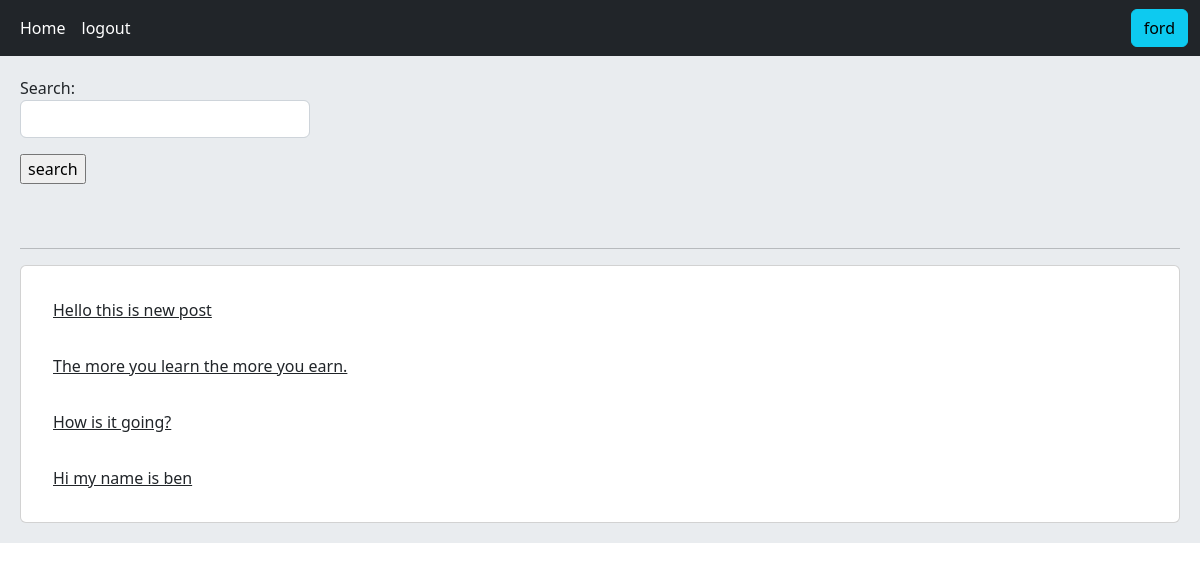
Screenshot of / (signed in) with the database file from the repository.
### home/models.py (models this page shows, shortened)
class Post(models.Model):
    user = models.ForeignKey(User, on_delete=models.CASCADE, related_name='posts')
    title = models.CharField(max_length=100, null=True, blank=True)
    body = models.TextField()
    slug = models.SlugField()
    created = models.DateTimeField(auto_now_add=True)
    updated = models.DateTimeField(auto_now=True)
    class Meta:
        ordering = ['-created']
    def get_absolute_url(self):
        return reverse('home:post_detail', args=(self.id, self.slug))

### home/views.py (the view)
# urls.py: path('', views.HomeView.as_view(), name='home'),
class HomeView(View):
    class_form = PostSearchForm
    def get(self, request):
        posts = Post.objects.all()
        if request.GET.get('search'):
            posts = posts.filter(body__contains=request.GET['search'])
        return render(request, 'home/index.html', {'posts': posts, 'form': self.class_form})

### home/templates/home/index.html
{% extends 'base.html' %}
{% block content %}
		<form action="" method="get">
			{{ form.as_p }}
			<input type="submit" value="search">
		</form>
	<br><br>
	<hr>
	<div class="card p-3">
		{% for post in posts %}
			<a href="{{ post.get_absolute_url }}" class="card-body">{{ post.body|truncatewords:8 }}</a>
		{% endfor %}
	</div>
{% endblock %}

### templates/inc/navbar.html
<nav class="navbar navbar-expand-lg bg-dark navbar-dark">
  <div class="container-fluid">
    <div class="navbar-nav col-11">
      <a class="nav-link active" href="{% url 'home:home' %}">Home</a>
			{% if not request.user.is_authenticated %}
      <a class="nav-link active" href="{% url 'account:user_register' %}">Register</a>
      <a class="nav-link active" href="{% url 'account:user_login' %}">Login</a>
				</div>
			{% else %}
      	<a class="nav-link active" href="{% url 'account:user_logout' %}">logout</a>
				</div>
				<div class="col-1 d-flex justify-content-end">
					<a class="btn btn-info" href="{% url 'account:user_profile' request.user.id %}">{{ request.user.username }}</a>
				{% endif %}
		</div>
  </div>
</nav>

### rows the page displays
Post: body "Hello this is new post"
Post: body "The more you learn the more you earn."
Post: body "How is it going?"
Post: body "Hi my name is ben"

### other values shown
{{ request.user.username }} "ford"
